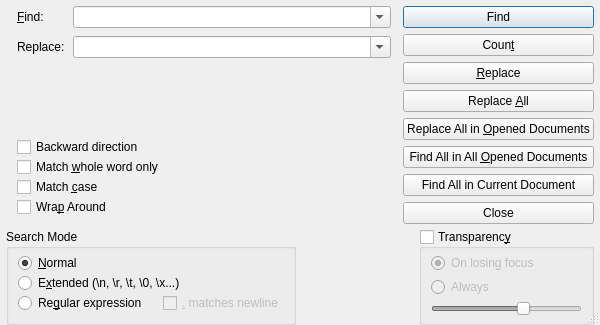
<?xml version="1.0" encoding="UTF-8"?>
<ui version="4.0">
 <class>FindReplaceDialog</class>
 <widget class="QDialog" name="FindReplaceDialog">
  <property name="geometry">
   <rect>
    <x>0</x>
    <y>0</y>
    <width>600</width>
    <height>325</height>
   </rect>
  </property>
  <property name="sizePolicy">
   <sizepolicy hsizetype="Preferred" vsizetype="Preferred">
    <horstretch>0</horstretch>
    <verstretch>0</verstretch>
   </sizepolicy>
  </property>
  <property name="windowTitle">
   <string>Find</string>
  </property>
  <property name="sizeGripEnabled">
   <bool>true</bool>
  </property>
  <layout class="QVBoxLayout" name="verticalLayout_3">
   <property name="spacing">
    <number>6</number>
   </property>
   <property name="leftMargin">
    <number>0</number>
   </property>
   <property name="topMargin">
    <number>0</number>
   </property>
   <property name="rightMargin">
    <number>0</number>
   </property>
   <property name="bottomMargin">
    <number>0</number>
   </property>
   <item>
    <layout class="QGridLayout" name="gridLayout_2">
     <property name="leftMargin">
      <number>6</number>
     </property>
     <property name="rightMargin">
      <number>6</number>
     </property>
     <property name="spacing">
      <number>0</number>
     </property>
     <item row="3" column="0">
      <layout class="QHBoxLayout" name="horizontalLayout_3">
       <item>
        <widget class="QGroupBox" name="searchMode">
         <property name="sizePolicy">
          <sizepolicy hsizetype="MinimumExpanding" vsizetype="Preferred">
           <horstretch>0</horstretch>
           <verstretch>0</verstretch>
          </sizepolicy>
         </property>
         <property name="minimumSize">
          <size>
           <width>0</width>
           <height>0</height>
          </size>
         </property>
         <property name="title">
          <string>Search Mode</string>
         </property>
         <layout class="QVBoxLayout" name="verticalLayout">
          <property name="spacing">
           <number>0</number>
          </property>
          <property name="topMargin">
           <number>4</number>
          </property>
          <item>
           <widget class="QRadioButton" name="radioNormalSearch">
            <property name="enabled">
             <bool>true</bool>
            </property>
            <property name="sizePolicy">
             <sizepolicy hsizetype="MinimumExpanding" vsizetype="Fixed">
              <horstretch>0</horstretch>
              <verstretch>0</verstretch>
             </sizepolicy>
            </property>
            <property name="text">
             <string>&amp;Normal</string>
            </property>
            <property name="checked">
             <bool>true</bool>
            </property>
           </widget>
          </item>
          <item>
           <widget class="QRadioButton" name="radioExtendedSearch">
            <property name="sizePolicy">
             <sizepolicy hsizetype="MinimumExpanding" vsizetype="Fixed">
              <horstretch>0</horstretch>
              <verstretch>0</verstretch>
             </sizepolicy>
            </property>
            <property name="text">
             <string>E&amp;xtended (\n, \r, \t, \0, \x...)</string>
            </property>
           </widget>
          </item>
          <item>
           <layout class="QHBoxLayout" name="horizontalLayout_4">
            <property name="spacing">
             <number>16</number>
            </property>
            <item>
             <widget class="QRadioButton" name="radioRegexSearch">
              <property name="sizePolicy">
               <sizepolicy hsizetype="Minimum" vsizetype="Fixed">
                <horstretch>0</horstretch>
                <verstretch>0</verstretch>
               </sizepolicy>
              </property>
              <property name="text">
               <string>Re&amp;gular expression</string>
              </property>
             </widget>
            </item>
            <item>
             <widget class="QCheckBox" name="checkBoxRegexMatchesNewline">
              <property name="enabled">
               <bool>false</bool>
              </property>
              <property name="sizePolicy">
               <sizepolicy hsizetype="MinimumExpanding" vsizetype="Fixed">
                <horstretch>0</horstretch>
                <verstretch>0</verstretch>
               </sizepolicy>
              </property>
              <property name="text">
               <string>&amp;. matches newline</string>
              </property>
             </widget>
            </item>
           </layout>
          </item>
         </layout>
        </widget>
       </item>
       <item>
        <spacer name="horizontalSpacer">
         <property name="orientation">
          <enum>Qt::Horizontal</enum>
         </property>
         <property name="sizeHint" stdset="0">
          <size>
           <width>40</width>
           <height>20</height>
          </size>
         </property>
        </spacer>
       </item>
      </layout>
     </item>
     <item row="3" column="1" alignment="Qt::AlignRight">
      <widget class="QGroupBox" name="transparency">
       <property name="sizePolicy">
        <sizepolicy hsizetype="Maximum" vsizetype="Preferred">
         <horstretch>0</horstretch>
         <verstretch>0</verstretch>
        </sizepolicy>
       </property>
       <property name="minimumSize">
        <size>
         <width>175</width>
         <height>0</height>
        </size>
       </property>
       <property name="title">
        <string>Transparenc&amp;y</string>
       </property>
       <property name="checkable">
        <bool>true</bool>
       </property>
       <property name="checked">
        <bool>false</bool>
       </property>
       <layout class="QVBoxLayout" name="verticalLayout_2">
        <property name="spacing">
         <number>4</number>
        </property>
        <property name="topMargin">
         <number>4</number>
        </property>
        <property name="bottomMargin">
         <number>4</number>
        </property>
        <item>
         <widget class="QRadioButton" name="radioOnLosingFocus">
          <property name="text">
           <string>On losing focus</string>
          </property>
          <property name="checked">
           <bool>true</bool>
          </property>
         </widget>
        </item>
        <item>
         <widget class="QRadioButton" name="radioAlways">
          <property name="text">
           <string>Always</string>
          </property>
         </widget>
        </item>
        <item>
         <widget class="QSlider" name="horizontalSlider">
          <property name="minimum">
           <number>20</number>
          </property>
          <property name="maximum">
           <number>100</number>
          </property>
          <property name="sliderPosition">
           <number>70</number>
          </property>
          <property name="orientation">
           <enum>Qt::Horizontal</enum>
          </property>
         </widget>
        </item>
       </layout>
      </widget>
     </item>
     <item row="2" column="1">
      <layout class="QVBoxLayout" name="verticalLayout_4">
       <property name="spacing">
        <number>6</number>
       </property>
       <property name="leftMargin">
        <number>12</number>
       </property>
       <property name="topMargin">
        <number>6</number>
       </property>
       <item>
        <widget class="QPushButton" name="buttonFind">
         <property name="text">
          <string>Find</string>
         </property>
         <property name="autoDefault">
          <bool>false</bool>
         </property>
         <property name="default">
          <bool>true</bool>
         </property>
        </widget>
       </item>
       <item>
        <widget class="QPushButton" name="buttonCount">
         <property name="text">
          <string>Coun&amp;t</string>
         </property>
         <property name="autoDefault">
          <bool>false</bool>
         </property>
        </widget>
       </item>
       <item>
        <widget class="QPushButton" name="buttonReplace">
         <property name="text">
          <string>&amp;Replace</string>
         </property>
        </widget>
       </item>
       <item>
        <widget class="QPushButton" name="buttonReplaceAll">
         <property name="text">
          <string>Replace &amp;All</string>
         </property>
        </widget>
       </item>
       <item>
        <widget class="QPushButton" name="buttonReplaceAllInDocuments">
         <property name="text">
          <string>Replace All in &amp;Opened Documents</string>
         </property>
        </widget>
       </item>
       <item>
        <widget class="QPushButton" name="buttonFindAllInDocuments">
         <property name="text">
          <string>Find All in All &amp;Opened Documents</string>
         </property>
         <property name="autoDefault">
          <bool>false</bool>
         </property>
        </widget>
       </item>
       <item>
        <widget class="QPushButton" name="buttonFindAllInCurrent">
         <property name="text">
          <string>Find All in Current Document</string>
         </property>
         <property name="autoDefault">
          <bool>false</bool>
         </property>
        </widget>
       </item>
       <item>
        <widget class="QPushButton" name="buttonClose">
         <property name="text">
          <string>Close</string>
         </property>
         <property name="autoDefault">
          <bool>false</bool>
         </property>
        </widget>
       </item>
       <item>
        <spacer name="verticalSpacer_2">
         <property name="orientation">
          <enum>Qt::Vertical</enum>
         </property>
         <property name="sizeHint" stdset="0">
          <size>
           <width>20</width>
           <height>40</height>
          </size>
         </property>
        </spacer>
       </item>
      </layout>
     </item>
     <item row="2" column="0">
      <layout class="QVBoxLayout" name="verticalLayout_5" stretch="0,0,0">
       <property name="leftMargin">
        <number>11</number>
       </property>
       <property name="topMargin">
        <number>6</number>
       </property>
       <property name="bottomMargin">
        <number>12</number>
       </property>
       <item>
        <layout class="QFormLayout" name="formLayout">
         <property name="sizeConstraint">
          <enum>QLayout::SetNoConstraint</enum>
         </property>
         <property name="fieldGrowthPolicy">
          <enum>QFormLayout::AllNonFixedFieldsGrow</enum>
         </property>
         <property name="labelAlignment">
          <set>Qt::AlignLeading|Qt::AlignLeft|Qt::AlignVCenter</set>
         </property>
         <property name="formAlignment">
          <set>Qt::AlignJustify|Qt::AlignTop</set>
         </property>
         <property name="horizontalSpacing">
          <number>8</number>
         </property>
         <property name="verticalSpacing">
          <number>8</number>
         </property>
         <item row="0" column="0">
          <widget class="QLabel" name="label">
           <property name="text">
            <string>&amp;Find:</string>
           </property>
           <property name="buddy">
            <cstring>comboFind</cstring>
           </property>
          </widget>
         </item>
         <item row="0" column="1">
          <widget class="QComboBox" name="comboFind">
           <property name="sizePolicy">
            <sizepolicy hsizetype="MinimumExpanding" vsizetype="Fixed">
             <horstretch>0</horstretch>
             <verstretch>0</verstretch>
            </sizepolicy>
           </property>
           <property name="editable">
            <bool>true</bool>
           </property>
           <property name="maxCount">
            <number>10</number>
           </property>
           <property name="insertPolicy">
            <enum>QComboBox::NoInsert</enum>
           </property>
          </widget>
         </item>
         <item row="1" column="0">
          <widget class="QLabel" name="labelReplaceWith">
           <property name="enabled">
            <bool>true</bool>
           </property>
           <property name="text">
            <string>Replace:</string>
           </property>
          </widget>
         </item>
         <item row="1" column="1">
          <widget class="QComboBox" name="comboReplace">
           <property name="sizePolicy">
            <sizepolicy hsizetype="MinimumExpanding" vsizetype="Fixed">
             <horstretch>0</horstretch>
             <verstretch>0</verstretch>
            </sizepolicy>
           </property>
           <property name="editable">
            <bool>true</bool>
           </property>
           <property name="maxCount">
            <number>10</number>
           </property>
           <property name="insertPolicy">
            <enum>QComboBox::NoInsert</enum>
           </property>
          </widget>
         </item>
        </layout>
       </item>
       <item>
        <spacer name="verticalSpacer">
         <property name="orientation">
          <enum>Qt::Vertical</enum>
         </property>
         <property name="sizeHint" stdset="0">
          <size>
           <width>20</width>
           <height>40</height>
          </size>
         </property>
        </spacer>
       </item>
       <item>
        <layout class="QVBoxLayout" name="verticalLayout_6">
         <property name="spacing">
          <number>0</number>
         </property>
         <item>
          <widget class="QCheckBox" name="checkBoxBackwardsDirection">
           <property name="text">
            <string>Backward direction</string>
           </property>
          </widget>
         </item>
         <item>
          <widget class="QCheckBox" name="checkBoxMatchWholeWord">
           <property name="text">
            <string>Match &amp;whole word only</string>
           </property>
          </widget>
         </item>
         <item>
          <widget class="QCheckBox" name="checkBoxMatchCase">
           <property name="text">
            <string>Match &amp;case</string>
           </property>
          </widget>
         </item>
         <item>
          <widget class="QCheckBox" name="checkBoxWrapAround">
           <property name="text">
            <string>Wra&amp;p Around</string>
           </property>
          </widget>
         </item>
        </layout>
       </item>
      </layout>
     </item>
    </layout>
   </item>
  </layout>
 </widget>
 <tabstops>
  <tabstop>comboFind</tabstop>
  <tabstop>comboReplace</tabstop>
  <tabstop>radioNormalSearch</tabstop>
  <tabstop>radioExtendedSearch</tabstop>
  <tabstop>radioRegexSearch</tabstop>
  <tabstop>checkBoxRegexMatchesNewline</tabstop>
  <tabstop>buttonFind</tabstop>
  <tabstop>buttonCount</tabstop>
  <tabstop>buttonReplace</tabstop>
  <tabstop>buttonReplaceAll</tabstop>
  <tabstop>buttonReplaceAllInDocuments</tabstop>
  <tabstop>buttonFindAllInDocuments</tabstop>
  <tabstop>buttonFindAllInCurrent</tabstop>
  <tabstop>buttonClose</tabstop>
  <tabstop>transparency</tabstop>
  <tabstop>radioOnLosingFocus</tabstop>
  <tabstop>radioAlways</tabstop>
  <tabstop>horizontalSlider</tabstop>
 </tabstops>
 <resources/>
 <connections/>
</ui>
